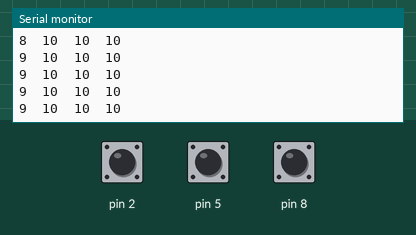
Recording of a sketch running on a simulated Arduino Uno, built with avr-gcc and run on an emulated ATmega328P. On the bench: the last lines printed to the serial monitor. The test bench sets the inputs (shaded band); at power-on: pin 2 HIGH, pin 5 HIGH, pin 8 HIGH.

Above: at 1.2 s.
1.3 s: pin 2 pulled LOW for 1 s
At 2.0 s:
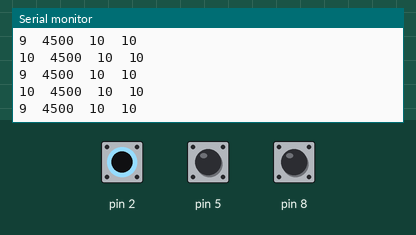
5.3 s: pin 5 pulled LOW for 0.15 s
8.4 s: pin 8 pulled LOW for 3.2 s
At 9.3 s:
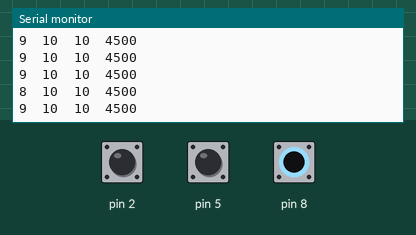
14.6 s: pin 2 pulled LOW for 3.2 s
At 15.5 s:
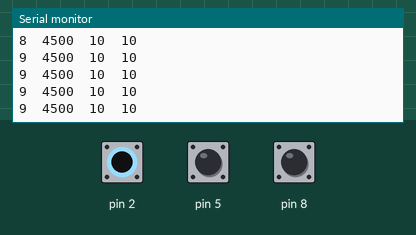
20.8 s: pin 5 pulled LOW for 1 s
At 21.3 s:
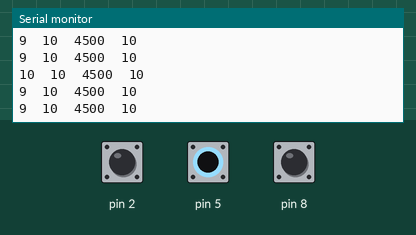
24.8 s: pin 8 pulled LOW for 0.15 s
Timing chart, 0 to 27.4 s (numbered marks = the images above; inputs shaded):
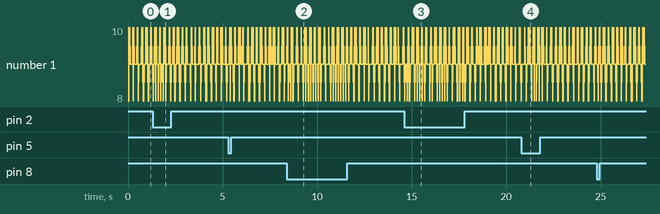

The sketch:

CapacitiveSensorDemo.ino
```cpp
#include <CapacitiveSensor.h>

/*
 * CapitiveSense Library Demo Sketch
 * Paul Badger 2008
 * Uses a high value resistor e.g. 10 megohm between send pin and receive pin
 * Resistor effects sensitivity, experiment with values, 50 kilohm - 50 megohm. Larger resistor values yield larger sensor values.
 * Receive pin is the sensor pin - try different amounts of foil/metal on this pin
 * Best results are obtained if sensor foil and wire is covered with an insulator such as paper or plastic sheet
 */


CapacitiveSensor   cs_4_2 = CapacitiveSensor(4,2);        // 10 megohm resistor between pins 4 & 2, pin 2 is sensor pin, add wire, foil
CapacitiveSensor   cs_4_5 = CapacitiveSensor(4,5);        // 10 megohm resistor between pins 4 & 6, pin 6 is sensor pin, add wire, foil
CapacitiveSensor   cs_4_8 = CapacitiveSensor(4,8);        // 10 megohm resistor between pins 4 & 8, pin 8 is sensor pin, add wire, foil

void setup()
{
   cs_4_2.set_CS_AutocaL_Millis(0xFFFFFFFF);     // turn off autocalibrate on channel 1 - just as an example
   Serial.begin(9600);
}

void loop()
{
    long start = millis();
    long total1 =  cs_4_2.capacitiveSensor(30);
    long total2 =  cs_4_5.capacitiveSensor(30);
    long total3 =  cs_4_8.capacitiveSensor(30);

    Serial.print(millis() - start);        // check on performance in milliseconds
    Serial.print("\t");                    // tab character for debug window spacing

    Serial.print(total1);                  // print sensor output 1
    Serial.print("\t");
    Serial.print(total2);                  // print sensor output 2
    Serial.print("\t");
    Serial.println(total3);                // print sensor output 3

    delay(10);                             // arbitrary delay to limit data to serial port
}
```

Measured:
- after the input at 1.3 s, the serial monitor: prints a new line at once (image 1)
- after the input at 8.4 s, the serial monitor: prints a new line at once (image 2)
- after the input at 14.6 s, the serial monitor: prints a new line at once (image 3)
- after the input at 20.8 s, the serial monitor: prints a new line at once (image 4)
